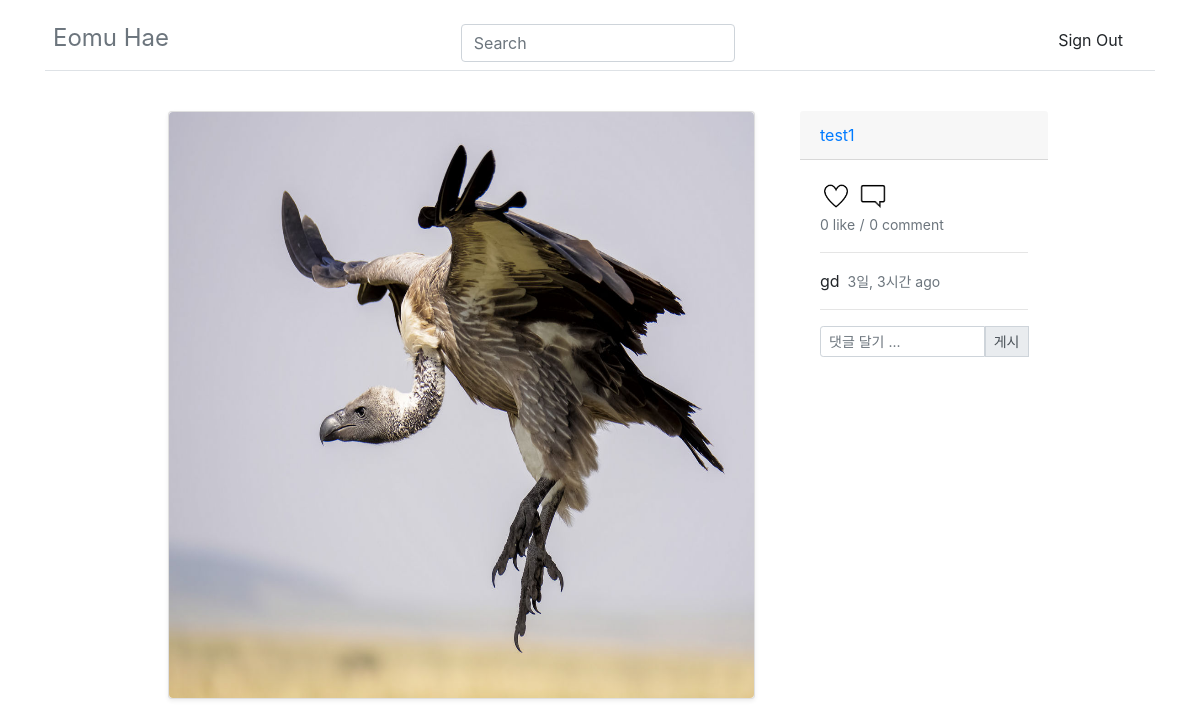
/intworldapp/detail/37/, run on an earlier commit of the app's database.
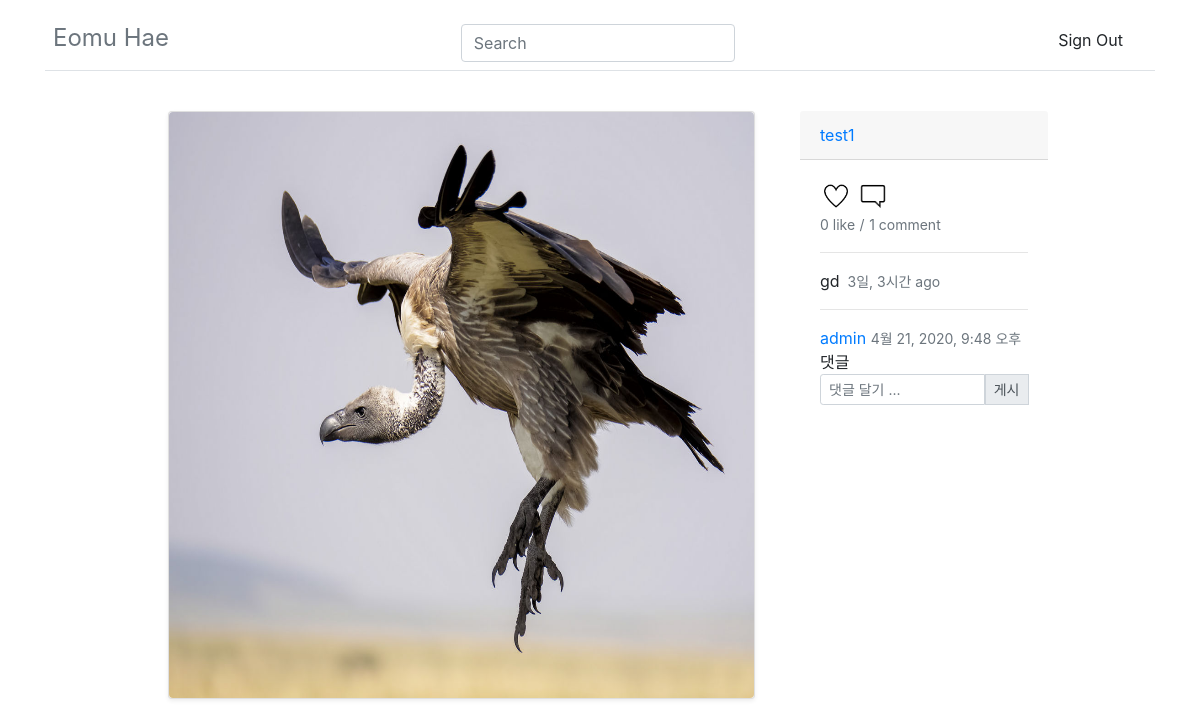
And on a later commit of the database.
### intworldapp/models.py (models this page shows, shortened)
class Post(models.Model):
    main_text = models.CharField(max_length=200)
    create_user = models.ForeignKey(User, on_delete = models.CASCADE)
    create_date = models.DateTimeField('date published', default=timezone.now)
    update_date = models.DateTimeField('date published', null = True, default=timezone.now)
    create_img = models.ImageField(blank=True, upload_to="post/%Y/%m/%d", null=True)
    likes = models.ManyToManyField(User, related_name='likes')
    tag_set = models.ManyToManyField('Tag', blank=True)
    @property
    def total_likes(self):
        return self.likes.count()

class Comment(models.Model):
    comment = models.ForeignKey(Post, on_delete=models.CASCADE, null=True, related_name='comments')
    comment_text = models.CharField(max_length=200)
    comment_user = models.ForeignKey(User, on_delete=models.CASCADE, null = True)
    comment_date = models.DateTimeField('date published', default=timezone.now)
    class Meta:
        ordering = ['-id']

### intworldapp/views.py (the view)
# urls.py: path('detail/<int:post_id>/', views.detail, name="detail"),
def detail(request, post_id):
    post = get_object_or_404(Post, id=post_id)
    return render(request, 'detail.html', {'post': post})

### intworldapp/templatetags/post_extras.py (called while the page is built)
@register.filter
def add_link(value):
    main_text = value.main_text
    tags = value.tag_set.all()
    for tag in tags:
        main_text = re.sub(r'\#'+tag.tag_name+r'\b', '<a href="/intworldapp/explore/tags/'+tag.tag_name+'">#'+tag.tag_name+'</a>', main_text)
    return main_text

### intworldapp/templates/detail.html (shortened to what this page needs)
{% extends 'base.html' %}
{% load post_extras %}
{% load humanize %}
{% block content %}
<head>
</head>
<body>
  <main role="main" class="container">
    <div class="row justify-content-center">
      <div class="col-md-7 blog-main">
        <div class="container">
          <div class="card-deck mb-3">
            <div class="card mb-4 shadow-sm">
              {% if post.create_img %}
              <div class="text-center">
                <img src="{{post.create_img.url}}" class="rounded" alt="..." width="585.5dp" height="585.5dp">
              </div>
              {% else %}
              <a>no</a>
              {% endif %}
            </div>
          </div>
        </div>
      </div>
      <aside class="col-md-3 blog-sidebar">
        <div class="card-header">
          <div class="d-flex justify-content-between align-items-center">
            <div class="btn-group">
              <a class="my-0 font-weight-normal" href="{% url 'userpage' post.create_user %}"><span class="writer_name">{{ post.create_user }}</span></a>
            </div>
          </div>
        </div>
        <div class="card-body">
          {% if post.likes.all %}
          <a class="like" name="{{ post.pk }}"><img id="like-img{{ post.pk }}" src="/static/like_after.png" alt="클릭시 좋아요 취소" style="width: 2rem; height:2rem;"></a>
          {% else %}
          <a class="like" name="{{ post.pk }}"><img id="like-img{{ post.pk }}" src="/static/like_before.png" alt="클릭시 좋아요" style="width: 2rem; height:2rem;"></a>
          {% endif %}
          <a href="{% url 'detail' post.id %}"><img src="/static/detail.png" alt="detail 이동" style="width: 2rem; height:2rem;"></a>
          <br>
          <small class="text-muted"><span class="like_count" id="count{{ post.pk }}">{{ post.total_likes }} like</span></small>
          <small class="text-muted">/</small>
          <small class="text-muted">{{post.comments.count}} comment</small>
          <hr>
          <a class="card-title pricing-card-title">{{ post|add_link|safe }}<small
              class="text-muted">&nbsp;&nbsp;{{ post.create_date | naturaltime }}</small></a>
          <hr>
          {% for comment in post.comments.all %}
          <a class="card-text" href="{% url 'userpage' comment.comment_user %}"><span class="comment_writer_name">{{comment.comment_user}}</span></a>
          <small class="text-muted">{{comment.comment_date}}</small>
          <br>
          <a class="card-text">{{comment.comment_text}}
            <br>
            {% endfor %}
            <form action="{% url 'c_post' post.id %}" method="POST">
              <div class="input-group input-group-sm mb-3">
                <input type="text" class="form-control" aria-label="Sizing example input" aria-describedby="inputGroup-sizing-sm" name="comment_text" id="comment_text" placeholder="댓글 달기 ..." style="display:inline-block">
                <div class="input-group-prepend">
                  <button class="input-group-text" id="inputGroup-sizing-sm" type="submit">게시</button>
                </div>
              </div>
            </form>
        </div>
      </aside>
    </div>
  </main>
</body>
{% endblock %}

What changed in the data, as far as the page shows it:
computed for Post "gd": comments.count "0" → "1"
added Comment: comment_user "admin", comment_date "4월 21, 2020, 9:48 오후", comment_text "댓글"
